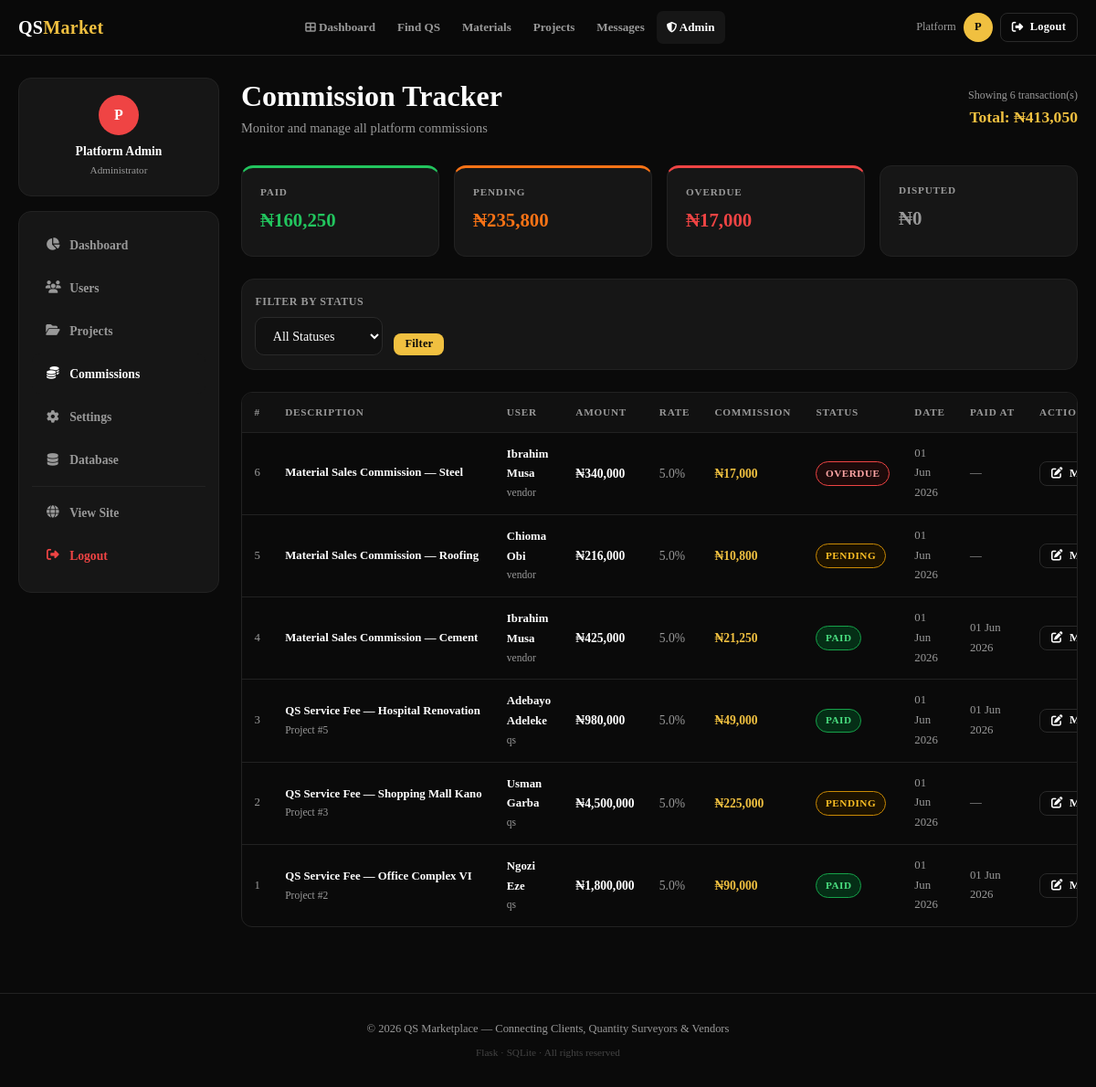
The page /admin/transactions (signed in) on the database its author committed.
### app.py (models this page shows, shortened)
class User(UserMixin, db.Model):
    __tablename__ = 'users'
    id            = db.Column(db.Integer, primary_key=True)
    email         = db.Column(db.String(150), unique=True, nullable=False)
    password_hash = db.Column(db.String(255), nullable=False)
    role          = db.Column(db.String(20), nullable=False)   # admin/client/qs/vendor
    first_name    = db.Column(db.String(80))
    last_name     = db.Column(db.String(80))
    phone         = db.Column(db.String(30))
    location      = db.Column(db.String(120))
    bio           = db.Column(db.Text)
    avatar        = db.Column(db.String(200), default='default.png')
    status        = db.Column(db.String(20), default='pending')  # pending/active/suspended
    verified      = db.Column(db.Boolean, default=False)
    joined_at     = db.Column(db.DateTime, default=datetime.utcnow)
    last_login    = db.Column(db.DateTime)
    company_name      = db.Column(db.String(150))
    specialization    = db.Column(db.String(200))
    years_experience  = db.Column(db.Integer)
    certifications    = db.Column(db.Text)
    hourly_rate       = db.Column(db.Float)
    projects_posted   = db.relationship('Project', foreign_keys='Project.client_id', backref='client', lazy=True)
    bids              = db.relationship('Bid', backref='qs_user', lazy=True)
    materials         = db.relationship('Material', backref='vendor', lazy=True)
    sent_messages     = db.relationship('Message', foreign_keys='Message.sender_id', backref='sender', lazy=True)
    transactions      = db.relationship('Transaction', foreign_keys='Transaction.user_id', backref='user', lazy=True)
    @property
    def full_name(self): return f"{self.first_name or ''} {self.last_name or ''}".strip() or self.email

class Transaction(db.Model):
    __tablename__ = 'transactions'
    id              = db.Column(db.Integer, primary_key=True)
    project_id      = db.Column(db.Integer, db.ForeignKey('projects.id'))
    user_id         = db.Column(db.Integer, db.ForeignKey('users.id'))
    description     = db.Column(db.String(255))
    amount          = db.Column(db.Float, nullable=False)
    commission_rate = db.Column(db.Float, default=config.COMMISSION_RATE)
    commission_amt  = db.Column(db.Float)
    status          = db.Column(db.String(20), default='pending')  # pending/paid/overdue/disputed
    created_at      = db.Column(db.DateTime, default=datetime.utcnow)
    paid_at         = db.Column(db.DateTime)
    notes           = db.Column(db.Text)

### app.py (the view)
@app.route('/admin/transactions')
@login_required
@admin_required
def admin_transactions():
    status = request.args.get('status','')
    query  = Transaction.query
    if status: query = query.filter_by(status=status)
    txns = query.order_by(Transaction.created_at.desc()).all()
    total_comm = sum(t.commission_amt or 0 for t in txns)
    return render_template('admin/transactions.html', txns=txns, total_comm=total_comm, status=status)

### app.py (called while the page is built)
@login_manager.user_loader
def load_user(uid): return User.query.get(int(uid))

def unread_count():
    if current_user.is_authenticated:
        return Message.query.filter_by(receiver_id=current_user.id, read=False).count()
    return 0

@app.context_processor
def inject_globals():
    return dict(unread=unread_count, now=datetime.utcnow())

def admin_required(f):
    from functools import wraps
    @wraps(f)
    def decorated(*args, **kwargs):
        if not current_user.is_authenticated or current_user.role != 'admin':
            flash('Admin access required.', 'error')
            return redirect(url_for('login'))
        return f(*args, **kwargs)
    return decorated

### templates/admin/transactions.html (shortened to what this page needs)
{% extends 'admin/base_admin.html' %}
{% block admin_content %}
<div class="page-header flex justify-between items-center flex-wrap gap-2">
  <div><h1>Commission Tracker</h1><p>Monitor and manage all platform commissions</p></div>
  <div style="text-align:right;">
    <div style="font-size:0.75rem;color:var(--grey);">Showing {{ txns|length }} transaction(s)</div>
    <div style="font-size:1.1rem;font-weight:800;color:var(--accent);">Total: ₦{{ '{:,.0f}'.format(total_comm) }}</div>
  </div>
</div>
<div class="grid-4 mb-3">
  {% set paid_sum   = txns | selectattr('status','eq','paid')    | map(attribute='commission_amt') | select | sum %}
  {% set pend_sum   = txns | selectattr('status','eq','pending') | map(attribute='commission_amt') | select | sum %}
  {% set over_sum   = txns | selectattr('status','eq','overdue') | map(attribute='commission_amt') | select | sum %}
  {% set disp_sum   = txns | selectattr('status','eq','disputed')| map(attribute='commission_amt') | select | sum %}
  <div class="stat stat-green"><div class="stat-label">Paid</div><div class="stat-value" style="font-size:1.3rem;color:var(--green);">₦{{ '{:,.0f}'.format(paid_sum) }}</div></div>
  <div class="stat" style="border-top:3px solid var(--orange);"><div class="stat-label">Pending</div><div class="stat-value" style="font-size:1.3rem;color:var(--orange);">₦{{ '{:,.0f}'.format(pend_sum) }}</div></div>
  <div class="stat stat-red"><div class="stat-label">Overdue</div><div class="stat-value" style="font-size:1.3rem;color:var(--red);">₦{{ '{:,.0f}'.format(over_sum) }}</div></div>
  <div class="stat"><div class="stat-label">Disputed</div><div class="stat-value" style="font-size:1.3rem;color:var(--grey);">₦{{ '{:,.0f}'.format(disp_sum) }}</div></div>
</div>
<form method="GET" class="card card-sm mb-3" style="display:flex;gap:0.75rem;align-items:flex-end;flex-wrap:wrap;">
  <div style="min-width:140px;"><label>Filter by Status</label>
    <select name="status">
      <option value="">All Statuses</option>
    </select>
  </div>
  <button type="submit" class="btn btn-primary btn-sm">Filter</button>
</form>
{% if txns %}
<div class="table-wrap">
  <table>
    <thead>
      <tr>
        <th>#</th>
        <th>Description</th>
        <th>User</th>
        <th>Amount</th>
        <th>Rate</th>
        <th>Commission</th>
        <th>Status</th>
        <th>Date</th>
        <th>Paid At</th>
        <th>Actions</th>
      </tr>
    </thead>
    <tbody>
      {% for t in txns %}
      <tr>
        <td style="color:var(--grey);font-size:0.8rem;">{{ t.id }}</td>
        <td>
          <div style="font-weight:600;font-size:0.8rem;max-width:220px;white-space:nowrap;overflow:hidden;text-overflow:ellipsis;">{{ t.description }}</div>
          {% if t.project %}<div style="font-size:0.72rem;color:var(--grey);">Project #{{ t.project_id }}</div>{% endif %}
        </td>
        <td>
          {% if t.user %}
          <div style="font-size:0.8rem;font-weight:600;">{{ t.user.full_name }}</div>
          <div style="font-size:0.72rem;color:var(--grey);">{{ t.user.role }}</div>
          {% else %}<span style="color:var(--grey);">—</span>{% endif %}
        </td>
        <td style="font-weight:600;">₦{{ '{:,.0f}'.format(t.amount) }}</td>
        <td style="color:var(--grey);font-size:0.85rem;">{{ t.commission_rate }}%</td>
        <td style="font-weight:700;color:var(--accent);">₦{{ '{:,.0f}'.format(t.commission_amt or 0) }}</td>
        <td><span class="badge badge-{{ t.status }}">{{ t.status }}</span></td>
        <td style="font-size:0.8rem;color:var(--grey);">{{ t.created_at.strftime('%d %b %Y') }}</td>
        <td style="font-size:0.8rem;color:var(--grey);">{{ t.paid_at.strftime('%d %b %Y') if t.paid_at else '—' }}</td>
        <td>
          <button onclick="document.getElementById('txn-action-{{ t.id }}').style.display='block';this.style.display='none'" class="btn btn-sm btn-outline">
            <i class="fa fa-edit"></i> Manage
          </button>
        </td>
      </tr>
      {% endfor %}
    </tbody>
  </table>
</div>
{% else %}
<div class="card"><div class="empty"><i class="fa fa-coins"></i><p>No transactions found{% if status %} with status "{{ status }}"{% endif %}.</p></div></div>
{% endif %}
{% endblock %}

### templates/admin/base_admin.html (shortened to what this page needs)
{% extends 'base.html' %}
{% block content %}
<div class="admin-wrap">
  <aside class="admin-sidebar">
    <div class="card card-sm mb-2" style="text-align:center;padding:1.1rem;">
      <div style="width:44px;height:44px;border-radius:50%;background:var(--red);color:#fff;display:flex;align-items:center;justify-content:center;font-weight:800;font-size:1rem;margin:0 auto 0.4rem;">
        {{ (current_user.first_name or 'A')[0].upper() }}
      </div>
      <div style="font-weight:700;font-size:0.85rem;">{{ current_user.full_name }}</div>
      <div style="font-size:0.7rem;color:var(--grey);">Administrator</div>
    </div>
    <nav class="sidebar-nav card card-sm">
      <a href="{{ url_for('admin_dashboard') }}"
         {% if request.endpoint=='admin_dashboard' %}class="active"{% endif %}>
        <i class="fa fa-chart-pie"></i> Dashboard
      </a>
      <a href="{{ url_for('admin_users') }}"
         {% if request.endpoint=='admin_users' %}class="active"{% endif %}>
        <i class="fa fa-users"></i> Users
      </a>
      <a href="{{ url_for('admin_projects') }}"
         {% if request.endpoint=='admin_projects' %}class="active"{% endif %}>
        <i class="fa fa-folder-open"></i> Projects
      </a>
      <a href="{{ url_for('admin_transactions') }}"
         {% if request.endpoint=='admin_transactions' %}class="active"{% endif %}>
        <i class="fa fa-coins"></i> Commissions
      </a>
      <a href="{{ url_for('admin_settings') }}"
         {% if request.endpoint=='admin_settings' %}class="active"{% endif %}>
        <i class="fa fa-cog"></i> Settings
      </a>
      <a href="{{ url_for('admin_database') }}"
         style="{% if request.endpoint=='admin_database' %}color:var(--red)!important;{% endif %}">
        <i class="fa fa-database"></i> Database
      </a>
      <hr style="border:none;border-top:1px solid var(--border);margin:0.4rem 0;">
      <a href="{{ url_for('index') }}">
        <i class="fa fa-globe"></i> View Site
      </a>
      <a href="{{ url_for('logout') }}" style="color:var(--red)!important;">
        <i class="fa fa-sign-out-alt"></i> Logout
      </a>
    </nav>
  </aside>
  <main style="min-width:0;overflow:hidden;">
    {% block admin_content %}{% endblock %}
  </main>
</div>
{% endblock %}

### templates/base.html (shortened to what this page needs)
<!DOCTYPE html>
<html lang="en">
<head>
<link rel="stylesheet" href="https://cdnjs.cloudflare.com/ajax/libs/font-awesome/6.5.0/css/all.min.css">
</head>
<body>
<nav class="navbar">
  <div class="nav-inner">
    <a href="{{ url_for('index') }}" class="nav-logo">QS<span>Market</span></a>
    <div class="nav-links">
      {% if current_user.is_authenticated %}
      <a href="{{ url_for('dashboard') }}"
         {% if request.endpoint in ['dashboard','admin_dashboard'] %}class="active"{% endif %}>
        <i class="fa fa-th-large" style="font-size:0.72rem;"></i> Dashboard
      </a>
      {% endif %}
      <a href="{{ url_for('qs_directory') }}"
         {% if request.endpoint=='qs_directory' %}class="active"{% endif %}>Find QS</a>
      <a href="{{ url_for('materials') }}"
         {% if request.endpoint=='materials' %}class="active"{% endif %}>Materials</a>
      {% if current_user.is_authenticated %}
      <a href="{{ url_for('projects') }}"
         {% if request.endpoint in ['projects','project_detail','new_project'] %}class="active"{% endif %}>Projects</a>
      <a href="{{ url_for('messages') }}"
         {% if request.endpoint=='messages' %}class="active"{% endif %}>
        Messages{% set u=unread() %}{% if u>0 %}<span class="nav-badge">{{u}}</span>{% endif %}
      </a>
      {% if current_user.role=='admin' %}
      <a href="{{ url_for('admin_dashboard') }}"
         {% if 'admin' in (request.endpoint or '') %}class="active"{% endif %}>
        <i class="fa fa-shield-alt" style="font-size:0.72rem;"></i> Admin
      </a>
      {% endif %}
      {% endif %}
    </div>
    <div class="nav-user">
      {% if current_user.is_authenticated %}
      <span class="nav-name">{{ current_user.first_name or current_user.email.split('@')[0] }}</span>
      <a href="{{ url_for('profile') }}" class="nav-avatar" title="My Profile">
        {{ (current_user.first_name or current_user.email)[0].upper() }}
      </a>
      <a href="{{ url_for('logout') }}" class="btn btn-outline btn-sm" id="desk-logout">
        <i class="fa fa-sign-out-alt"></i> Logout
      </a>
      {% else %}
      <a href="{{ url_for('login') }}"    class="btn btn-outline btn-sm">Login</a>
      <a href="{{ url_for('register') }}" class="btn btn-primary btn-sm">Register</a>
      {% endif %}
    </div>
  </div>
</nav>
{% block content %}{% endblock %}
<footer>
  <div>© 2026 QS Marketplace — Connecting Clients, Quantity Surveyors &amp; Vendors</div>
  <div style="margin-top:0.35rem;opacity:0.4;font-size:0.7rem;">Flask · SQLite · All rights reserved</div>
</footer>
</body>
</html>

### rows shown on the page
User: first_name "Platform", first_name "P", full_name "Platform Admin"
Transaction: id "6", description "Material Sales Commission — Steel", user.full_name "Ibrahim Musa", user.role "vendor", amount "340,000", commission_rate "5.0", commission_amt "17,000", status "OVERDUE", created_at "01 Jun 2026", paid_at "—"
Transaction: id "5", description "Material Sales Commission — Roofing", user.full_name "Chioma Obi", user.role "vendor", amount "216,000", commission_rate "5.0", commission_amt "10,800", status "PENDING", created_at "01 Jun 2026", paid_at "—"
Transaction: id "4", description "Material Sales Commission — Cement", user.full_name "Ibrahim Musa", user.role "vendor", amount "425,000", commission_rate "5.0", commission_amt "21,250", status "PAID", created_at "01 Jun 2026", paid_at "01 Jun 2026"
Transaction: id "3", description "QS Service Fee — Hospital Renovation", project_id "5", user.full_name "Adebayo Adeleke", user.role "qs", amount "980,000", commission_rate "5.0", commission_amt "49,000", status "PAID", created_at "01 Jun 2026", paid_at "01 Jun 2026"
Transaction: id "2", description "QS Service Fee — Shopping Mall Kano", project_id "3", user.full_name "Usman Garba", user.role "qs", amount "4,500,000", commission_rate "5.0", commission_amt "225,000", status "PENDING", created_at "01 Jun 2026", paid_at "—"
Transaction: id "1", description "QS Service Fee — Office Complex VI", project_id "2", user.full_name "Ngozi Eze", user.role "qs", amount "1,800,000", commission_rate "5.0", commission_amt "90,000", status "PAID", created_at "01 Jun 2026", paid_at "01 Jun 2026"

### other values the page prints
{{ txns|length }} "6"
{{ '{:,.0f}'.format(total_comm) }} "413,050"
{{ '{:,.0f}'.format(paid_sum) }} "160,250"
{{ '{:,.0f}'.format(pend_sum) }} "235,800"
{{ '{:,.0f}'.format(over_sum) }} "17,000"
{{ '{:,.0f}'.format(disp_sum) }} "0"
